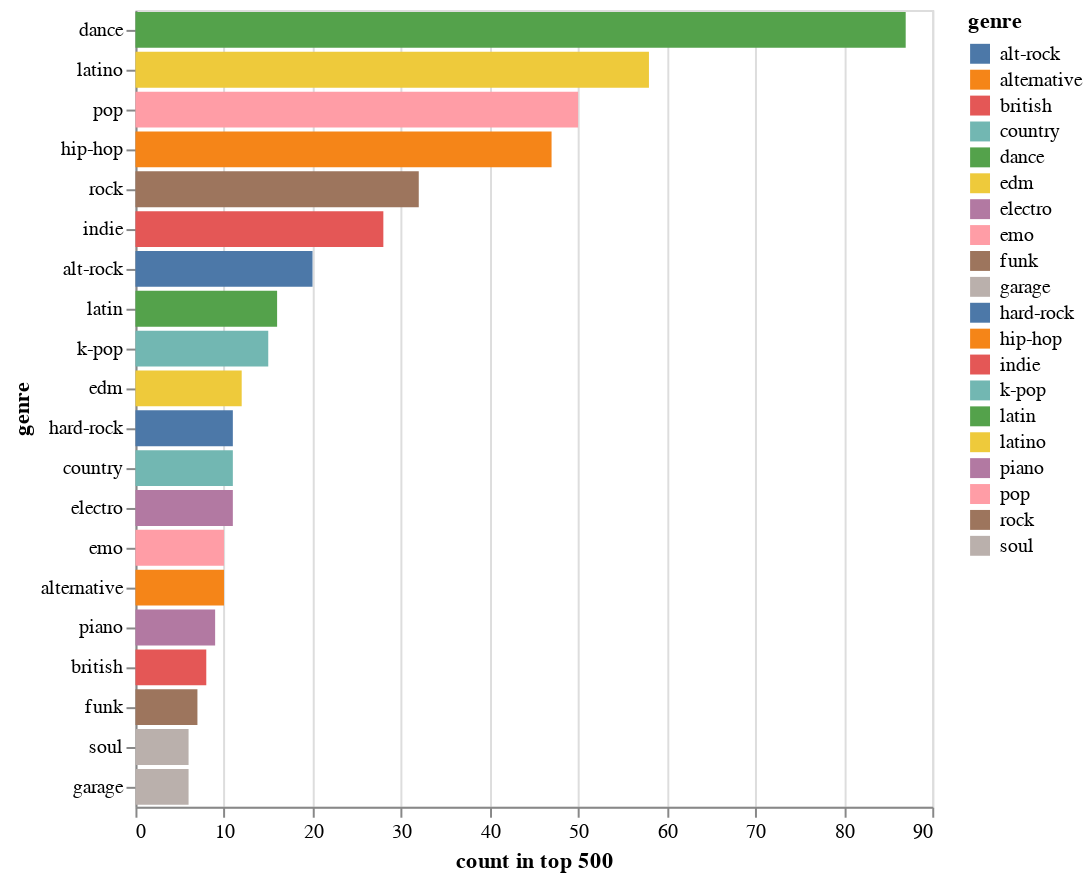

Notebook cell for this chart:
### Code cell
# Top 20 most popular genre by count of songs in top 500
top20_genre = alt.Chart(gen20).mark_bar().encode(
    alt.Y("genre",sort = '-x'),
    alt.X("popularity",title='count in top 500'),
    color="genre:N",
    tooltip=['genre:N', "popularity_mean:Q"]
)
top20_genre

### Figure 1 — Vega-Lite specification as saved in the notebook (floating-point values rounded to 4 significant figures)
{"config": {"view": {"continuousWidth": 400, "continuousHeight": 300}}, "data": {"name": "data-a74d69b4d2401b1a405495da9534384a"}, "mark": "bar", "encoding": {"color": {"field": "genre", "type": "nominal"}, "tooltip": [{"field": "genre", "type": "nominal"}, {"field": "popularity_mean", "type": "quantitative"}], "x": {"field": "popularity", "title": "count in top 500", "type": "quantitative"}, "y": {"field": "genre", "sort": "-x", "type": "nominal"}}, "$schema": "https://vega.github.io/schema/vega-lite/v4.17.0.json", "datasets": {"data-a74d69b4d2401b1a405495da9534384a": [{"popularity": 87, "popularity_mean": 23.72, "genre": "dance"}, {"popularity": 58, "popularity_mean": 51.79, "genre": "latino"}, {"popularity": 50, "popularity_mean": 49.64, "genre": "pop"}, {"popularity": 47, "popularity_mean": 42.43, "genre": "hip-hop"}, {"popularity": 32, "popularity_mean": 18.31, "genre": "rock"}, {"popularity": 28, "popularity_mean": 38.62, "genre": "indie"}, {"popularity": 20, "popularity_mean": 33.9, "genre": "alt-rock"}, {"popularity": 16, "popularity_mean": 9.855, "genre": "latin"}, {"popularity": 15, "popularity_mean": 59.36, "genre": "k-pop"}, {"popularity": 12, "popularity_mean": 40.44, "genre": "edm"}, {"popularity": 11, "popularity_mean": 45.74, "genre": "hard-rock"}, {"popularity": 11, "popularity_mean": 17.35, "genre": "country"}, {"popularity": 11, "popularity_mean": 34.33, "genre": "electro"}, {"popularity": 10, "popularity_mean": 48.5, "genre": "emo"}, {"popularity": 10, "popularity_mean": 22.22, "genre": "alternative"}, {"popularity": 9, "popularity_mean": 46.61, "genre": "piano"}, {"popularity": 8, "popularity_mean": 44.77, "genre": "british"}, {"popularity": 7, "popularity_mean": 34.31, "genre": "funk"}, {"popularity": 6, "popularity_mean": 26.62, "genre": "soul"}, {"popularity": 6, "popularity_mean": 40.61, "genre": "garage"}]}}
